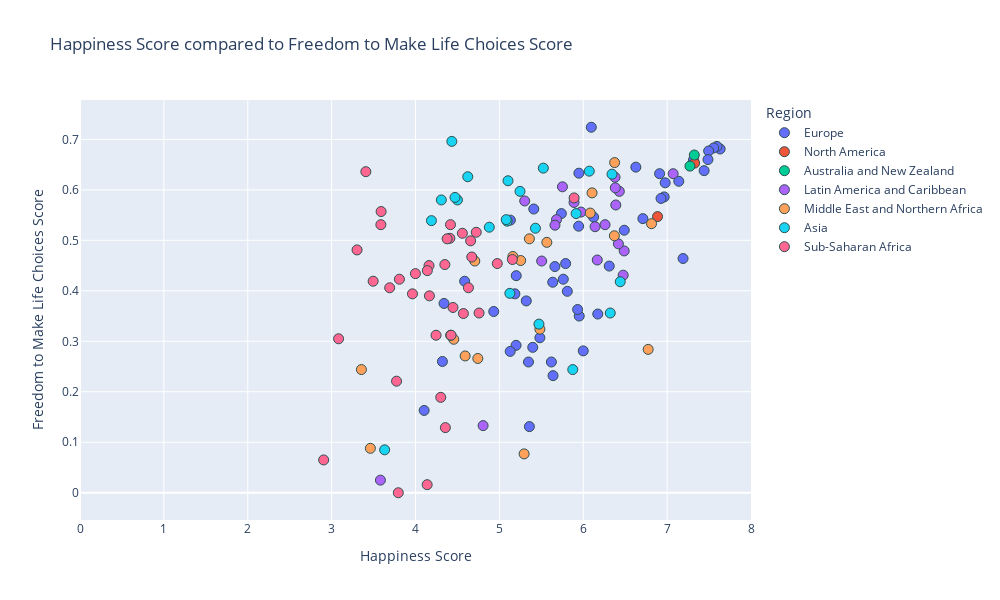

Notebook code cell kept with this figure:
### Code cell
#happiness score vs freedom to make life choices

#establish x and y values
x_values = merged_2018["Score"]
y_values = merged_2018["Freedom to make life choices"]

#px.scatter
fig = px.scatter(merged_2018, x_values, y_values, color="Region", hover_name="Country or region",
                range_x=[0,8], title="Happiness Score compared to Freedom to Make Life Choices Score",
                width= 1000, height =600) # use trendline="ols" to see all lin reg equations

#set axes labels
fig.update_xaxes(title_text='Happiness Score')
fig.update_yaxes(title_text='Freedom to Make Life Choices Score')


#formatting
#marker size and colors
fig.update_traces(marker=dict(size=10,
                              line=dict(width=1, 
                                        color='DarkSlateGrey')))

#linear regression
#use linregress from dependencies to inplement linear regression
(slope, intercept, rvalue, pvalue, stderr) = linregress(x_values, y_values)
regress_values = x_values * slope + intercept

#print out all variables calculated above (rvalue, pvalue...)
print(f"slope:{round(slope, 2)}")
print(f"intercept:{round(intercept,2)}")
res = sts.linregress(x_values, y_values)
print(f"R-squared: {res.rvalue**2:.4f}")


#print out line eq for reference
line_eq = (f"y={round(slope, 2)}x + {round(intercept, 2)}")
print(line_eq)

fig.show()

### Figure 1 — Plotly figure (JSON) as saved in the notebook; plotly's stock layout.template omitted (floating-point values rounded to 4 significant figures)
{"data": [{"hovertemplate": "<b>%{hovertext}</b><br><br>Region=Europe<br>Score=%{x}<br>Freedom to make life choices=%{y}<extra></extra>", "hovertext": ["Finland", "Norway", "Denmark", "Iceland", "Switzerland", "Netherlands", "Sweden", "United Kingdom", "Austria", "Ireland", "Germany", "Belgium", "Luxembourg", "Czech Republic", "Malta", "France", "Spain", "Slovakia", "Poland", "Uzbekistan", "Italy", "Lithuania", "Slovenia", "Romania", "Latvia", "Russia", "Kazakhstan", "Cyprus", "Estonia", "Kosovo", "Moldova", "Turkmenistan", "Hungary", "Belarus", "Portugal", "Serbia", "Greece", "Montenegro", "Croatia", "Azerbaijan", "Tajikistan", "Macedonia", "Kyrgyzstan", "Bosnia and Herzegovina", "Bulgaria", "Albania", "Georgia", "Armenia", "Ukraine"], "legendgroup": "Europe", "marker": {"color": "#636efa", "line": {"color": "DarkSlateGrey", "width": 1}, "size": 10, "symbol": "circle"}, "mode": "markers", "name": "Europe", "orientation": "v", "showlegend": true, "type": "scatter", "x": [7.632, 7.594, 7.555, 7.495, 7.487, 7.441, 7.314, 7.19, 7.139, 6.977, 6.965, 6.927, 6.91, 6.711, 6.627, 6.489, 6.31, 6.173, 6.123, 6.096, 6, 5.952, 5.948, 5.945, 5.933, 5.81, 5.79, 5.762, 5.739, 5.662, 5.64, 5.636, 5.62, 5.483, 5.41, 5.398, 5.358, 5.347, 5.321, 5.201, 5.199, 5.185, 5.131, 5.129, 4.933, 4.586, 4.34, 4.321, 4.103], "xaxis": "x", "y": [0.681, 0.686, 0.683, 0.677, 0.66, 0.638, 0.659, 0.464, 0.617, 0.614, 0.586, 0.583, 0.632, 0.543, 0.645, 0.52, 0.449, 0.354, 0.546, 0.724, 0.281, 0.35, 0.633, 0.528, 0.363, 0.399, 0.454, 0.423, 0.553, 0.448, 0.232, 0.417, 0.259, 0.307, 0.562, 0.288, 0.131, 0.259, 0.38, 0.43, 0.292, 0.394, 0.54, 0.28, 0.359, 0.419, 0.375, 0.26, 0.163], "yaxis": "y"}, {"hovertemplate": "<b>%{hovertext}</b><br><br>Region=North America<br>Score=%{x}<br>Freedom to make life choices=%{y}<extra></extra>", "hovertext": ["Canada", "United States"], "legendgroup": "North America", "marker": {"color": "#EF553B", "line": {"color": "DarkSlateGrey", "width": 1}, "size": 10, "symbol": "circle"}, "mode": "markers", "name": "North America", "orientation": "v", "showlegend": true, "type": "scatter", "x": [7.328, 6.886], "xaxis": "x", "y": [0.653, 0.547], "yaxis": "y"}, {"hovertemplate": "<b>%{hovertext}</b><br><br>Region=Australia and New Zealand<br>Score=%{x}<br>Freedom to make life choices=%{y}<extra></extra>", "hovertext": ["New Zealand", "Australia"], "legendgroup": "Australia and New Zealand", "marker": {"color": "#00cc96", "line": {"color": "DarkSlateGrey", "width": 1}, "size": 10, "symbol": "circle"}, "mode": "markers", "name": "Australia and New Zealand", "orientation": "v", "showlegend": true, "type": "scatter", "x": [7.324, 7.272], "xaxis": "x", "y": [0.669, 0.647], "yaxis": "y"}, {"hovertemplate": "<b>%{hovertext}</b><br><br>Region=Latin America and Caribbean<br>Score=%{x}<br>Freedom to make life choices=%{y}<extra></extra>", "hovertext": ["Costa Rica", "Mexico", "Chile", "Panama", "Brazil", "Argentina", "Guatemala", "Uruguay", "Colombia", "El Salvador", "Nicaragua", "Ecuador", "Jamaica", "Bolivia", "Paraguay", "Peru", "Honduras", "Dominican Republic", "Venezuela", "Haiti"], "legendgroup": "Latin America and Caribbean", "marker": {"color": "#ab63fa", "line": {"color": "DarkSlateGrey", "width": 1}, "size": 10, "symbol": "circle"}, "mode": "markers", "name": "Latin America and Caribbean", "orientation": "v", "showlegend": true, "type": "scatter", "x": [7.072, 6.488, 6.476, 6.43, 6.419, 6.388, 6.382, 6.379, 6.26, 6.167, 6.141, 5.973, 5.89, 5.752, 5.681, 5.663, 5.504, 5.302, 4.806, 3.582], "xaxis": "x", "y": [0.632, 0.479, 0.431, 0.597, 0.493, 0.57, 0.604, 0.625, 0.531, 0.461, 0.527, 0.556, 0.575, 0.606, 0.541, 0.53, 0.459, 0.578, 0.133, 0.025], "yaxis": "y"}, {"hovertemplate": "<b>%{hovertext}</b><br><br>Region=Middle East and Northern Africa<br>Score=%{x}<br>Freedom to make life choices=%{y}<extra></extra>", "hovertext": ["Israel", "United Arab Emirates", "Qatar", "Saudi Arabia", "Bahrain", "Kuwait", "Libya", "Turkey", "Lebanon", "Algeria", "Morocco", "Jordan", "Palestinian Territories", "Iran", "Tunisia", "Iraq", "Egypt", "Syria", "Yemen"], "legendgroup": "Middle East and Northern Africa", "marker": {"color": "#FFA15A", "line": {"color": "DarkSlateGrey", "width": 1}, "size": 10, "symbol": "circle"}, "mode": "markers", "name": "Middle East and Northern Africa", "orientation": "v", "showlegend": true, "type": "scatter", "x": [6.814, 6.774, 6.374, 6.371, 6.105, 6.083, 5.566, 5.483, 5.358, 5.295, 5.254, 5.161, 4.743, 4.707, 4.592, 4.456, 4.419, 3.462, 3.355], "xaxis": "x", "y": [0.533, 0.284, 0.654, 0.509, 0.594, 0.554, 0.496, 0.324, 0.503, 0.077, 0.46, 0.468, 0.266, 0.459, 0.271, 0.304, 0.312, 0.088, 0.244], "yaxis": "y"}, {"hovertemplate": "<b>%{hovertext}</b><br><br>Region=Asia<br>Score=%{x}<br>Freedom to make life choices=%{y}<extra></extra>", "hovertext": ["Taiwan", "Singapore", "Malaysia", "Thailand", "Japan", "South Korea", "Philippines", "Pakistan", "Hong Kong", "China", "Mongolia", "Vietnam", "Indonesia", "Bhutan", "Nepal", "Laos", "Bangladesh", "Sri Lanka", "Cambodia", "Myanmar", "India", "Afghanistan"], "legendgroup": "Asia", "marker": {"color": "#19d3f3", "line": {"color": "DarkSlateGrey", "width": 1}, "size": 10, "symbol": "circle"}, "mode": "markers", "name": "Asia", "orientation": "v", "showlegend": true, "type": "scatter", "x": [6.441, 6.343, 6.322, 6.072, 5.915, 5.875, 5.524, 5.472, 5.43, 5.246, 5.125, 5.103, 5.093, 5.082, 4.88, 4.623, 4.5, 4.471, 4.433, 4.308, 4.19, 3.632], "xaxis": "x", "y": [0.418, 0.631, 0.356, 0.637, 0.553, 0.244, 0.643, 0.334, 0.524, 0.597, 0.395, 0.618, 0.538, 0.541, 0.526, 0.626, 0.58, 0.585, 0.696, 0.58, 0.539, 0.085], "yaxis": "y"}, {"hovertemplate": "<b>%{hovertext}</b><br><br>Region=Sub-Saharan Africa<br>Score=%{x}<br>Freedom to make life choices=%{y}<extra></extra>", "hovertext": ["Mauritius", "Nigeria", "Cameroon", "Gabon", "South Africa", "Ivory Coast", "Ghana", "Senegal", "Sierra Leone", "Congo (Brazzaville)", "Mali", "Burkina Faso", "Mozambique", "Kenya", "Zambia", "Mauritania", "Ethiopia", "Chad", "Congo (Kinshasa)", "Niger", "Uganda", "Benin", "Sudan", "Togo", "Guinea", "Lesotho", "Angola", "Madagascar", "Zimbabwe", "Botswana", "Malawi", "Liberia", "Rwanda", "Tanzania", "Central African Republic", "Burundi"], "legendgroup": "Sub-Saharan Africa", "marker": {"color": "#FF6692", "line": {"color": "DarkSlateGrey", "width": 1}, "size": 10, "symbol": "circle"}, "mode": "markers", "name": "Sub-Saharan Africa", "orientation": "v", "showlegend": true, "type": "scatter", "x": [5.891, 5.155, 4.975, 4.758, 4.724, 4.671, 4.657, 4.631, 4.571, 4.559, 4.447, 4.424, 4.417, 4.41, 4.377, 4.356, 4.35, 4.301, 4.245, 4.166, 4.161, 4.141, 4.139, 3.999, 3.964, 3.808, 3.795, 3.774, 3.692, 3.59, 3.587, 3.495, 3.408, 3.303, 3.083, 2.905], "xaxis": "x", "y": [0.584, 0.462, 0.454, 0.356, 0.516, 0.467, 0.499, 0.406, 0.355, 0.514, 0.367, 0.312, 0.531, 0.504, 0.503, 0.129, 0.452, 0.189, 0.312, 0.39, 0.45, 0.44, 0.016, 0.434, 0.394, 0.423, 0, 0.221, 0.406, 0.557, 0.531, 0.419, 0.636, 0.481, 0.305, 0.065], "yaxis": "y"}], "layout": {"height": 600, "legend": {"title": {"text": "Region"}, "tracegroupgap": 0}, "title": {"text": "Happiness Score compared to Freedom to Make Life Choices Score"}, "width": 1000, "xaxis": {"anchor": "y", "domain": [0, 1], "range": [0, 8], "title": {"text": "Happiness Score"}}, "yaxis": {"anchor": "x", "domain": [0, 1], "title": {"text": "Freedom to Make Life Choices Score"}}}}
